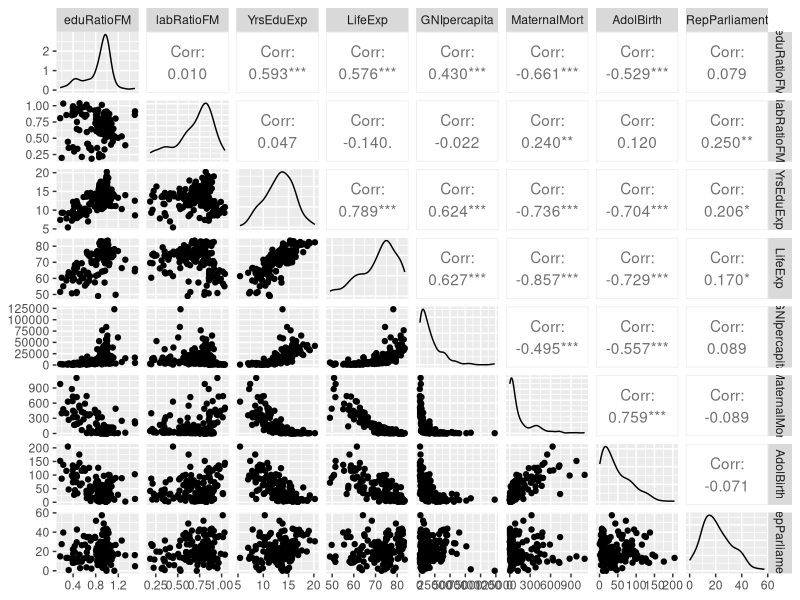
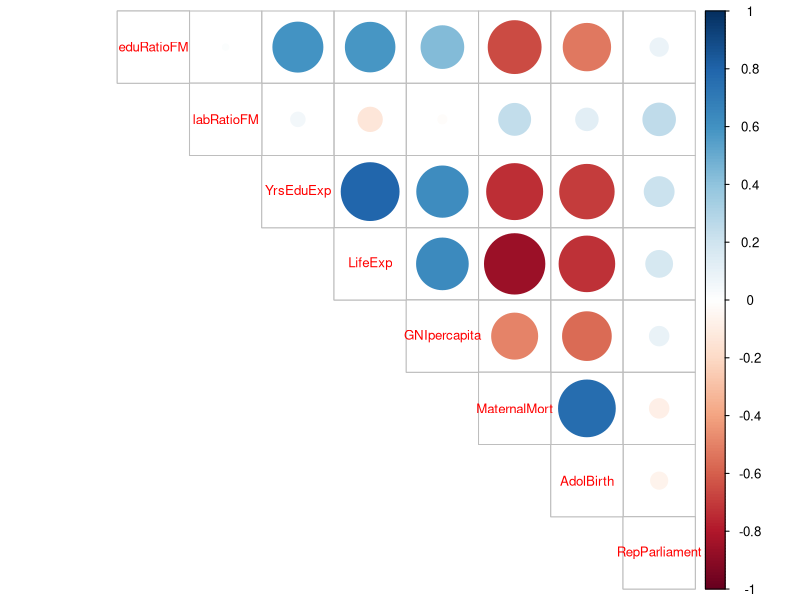
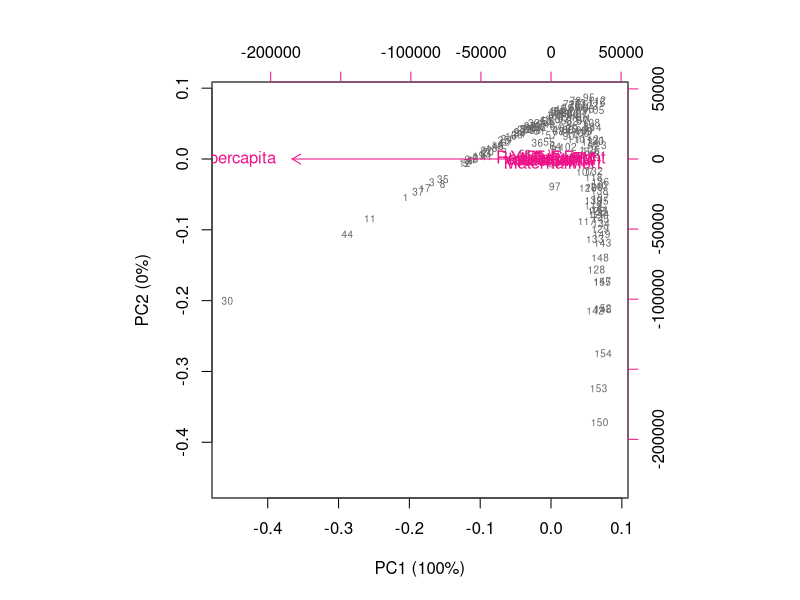
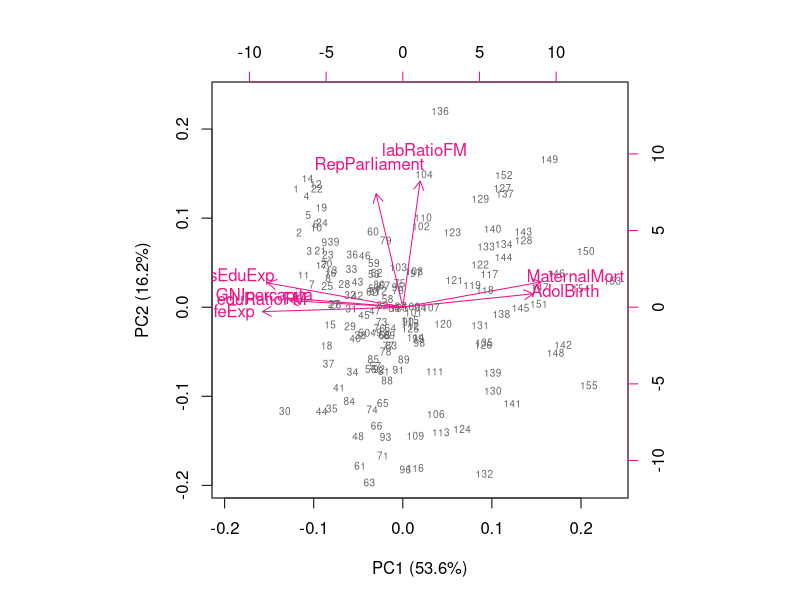

These figures' R source, in order:
library(gmodels)
library(gdata)
library(dplyr) #accessed the dplyr-library
library(ggplot2) #accessed the ggplot2-library
library(readr) #accessed the readr-library
library(tidyr) #accessed tidyr-library
library(tidyverse)
library(corrplot)
library(GGally)

human <- as.data.frame(read.table('human.csv'))

glimpse(human)
summary(human)

ggpairs(human)

corrplot(round(cor(human), digits = 2), method = "circle", type = "upper", tl.pos = "d", tl.cex = 0.8)

pca_human <- prcomp(human)
s_nonst <- summary(pca_human)
s_nonst

pr_snonst <- round(100*s_nonst$importance[2, ], digits = 1)
pc_snonst_lab <- paste0(names(pr_snonst), " (", pr_snonst, "%)")
biplot(pca_human, choices = 1:2, cex = c(0.6, 1), col = c("grey40", "deeppink2"), xlab = pc_snonst_lab[1], ylab = pc_snonst_lab[2])

human_st <- scale(human)
pca_st <- prcomp(human_st)
s_st <- summary(pca_st)
s_st

pr_sst <- round(100*s_st$importance[2, ], digits = 1)
pc_sst_lab <- paste0(names(pr_sst), " (", pr_sst, "%)")
biplot(pca_st, choices = 1:2, cex = c(0.6, 1), col = c("grey40", "deeppink2"), xlab = pc_sst_lab[1], ylab = pc_sst_lab[2])
